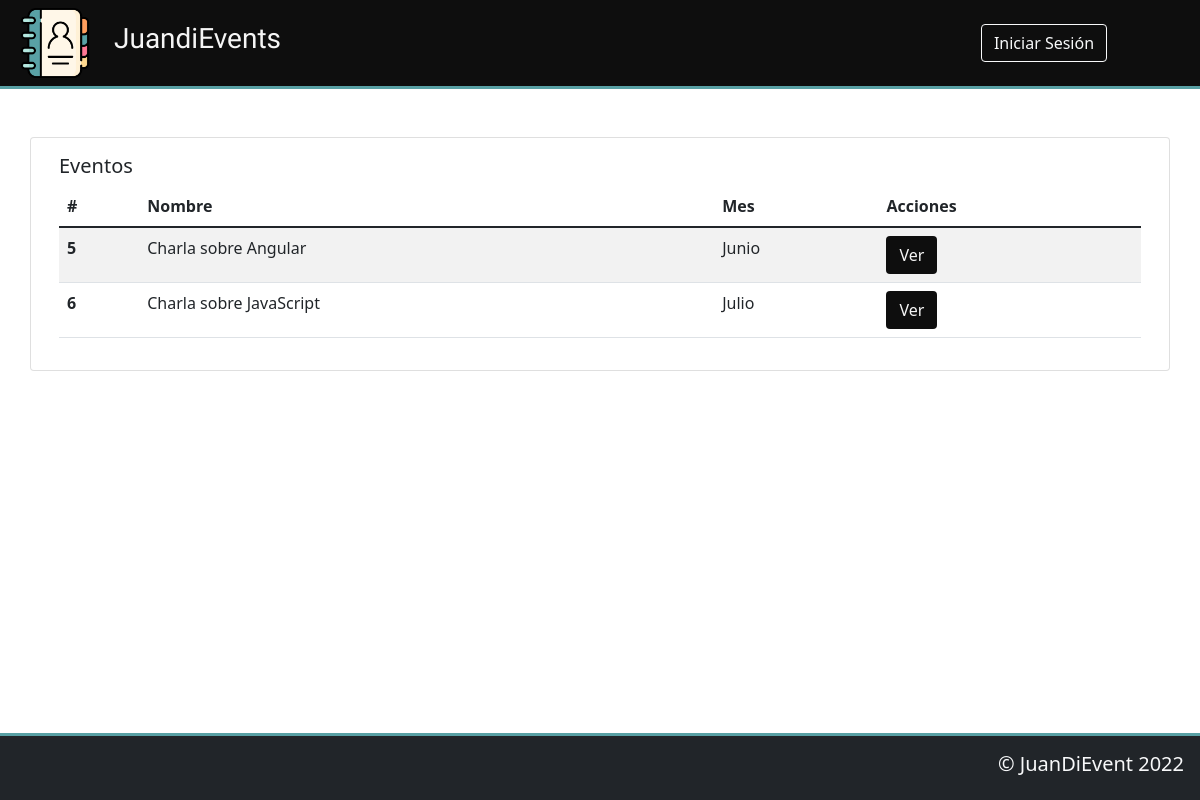
Page /principalPage.php on the committed database.
### tables this page shows
CREATE TABLE `events` (
  `id` int(11) NOT NULL,
  `name` varchar(255) NOT NULL,
  `month` varchar(255) NOT NULL,
  `description` varchar(300) DEFAULT NULL
);

### principalPage.php (the view, shortened to what this page needs)
<?php include 'template/header.php'; ?>
<?php
include_once 'model/conexion.php';
$query = $bd->query("SELECT * FROM events");
$events = $query->fetchAll(PDO::FETCH_OBJ);
?>
<div class="container mt-5 scale-up-center" style="margin-bottom: 100px;">
    <div class="row">
        <div class="card">
            <div class="card-body">
                <div class="row justify-content-between">
                    <h5 class="card-title col-md-4">Eventos</h5>
                </div>
                <table class="table table-striped">
                    <thead>
                        <tr>
                            <th scope="col">#</th>
                            <th scope="col">Nombre</th>
                            <th scope="col">Mes</th>
                            <th scope="col">Acciones</th>
                        </tr>
                    </thead>
                    <tbody>
                        <?php
                        foreach ($events as $event) {
                        ?>
                            <tr>
                                <th scope="row"><?php echo $event->id ?></th>
                                <td><?php echo $event->name ?></td>
                                <td><?php echo $event->month ?></td>
                                <td>
                                    <a class="btn btn-custom-primary" href="functions/event/registrar_evento.php?eventId=<?php echo $event->id ?>">Ver</a>
                                </td>
                            </tr>
                        <?php
                        }
                        ?>
                    </tbody>
                </table>
            </div>
        </div>
    </div>
</div>
<?php include 'template/footer.php'; ?>

### assets/styles/style.css (style rules this page uses)
:root { --color-primary: #0e0e0e; --color-secundary: #58a0a4; --color-light: #f5f5f5; --color-dark: #0e0e0e; }
a { text-decoration: none; color: var(--color-light); }
.btn-custom-primary { background-color: var(--color-primary); color: var(--color-light); }
.scale-up-center { animation: scale-up-center 0.4s; }

### rows in the picture
events: id "5", name "Charla sobre Angular", month "Junio"
events: id "6", name "Charla sobre JavaScript", month "Julio"
